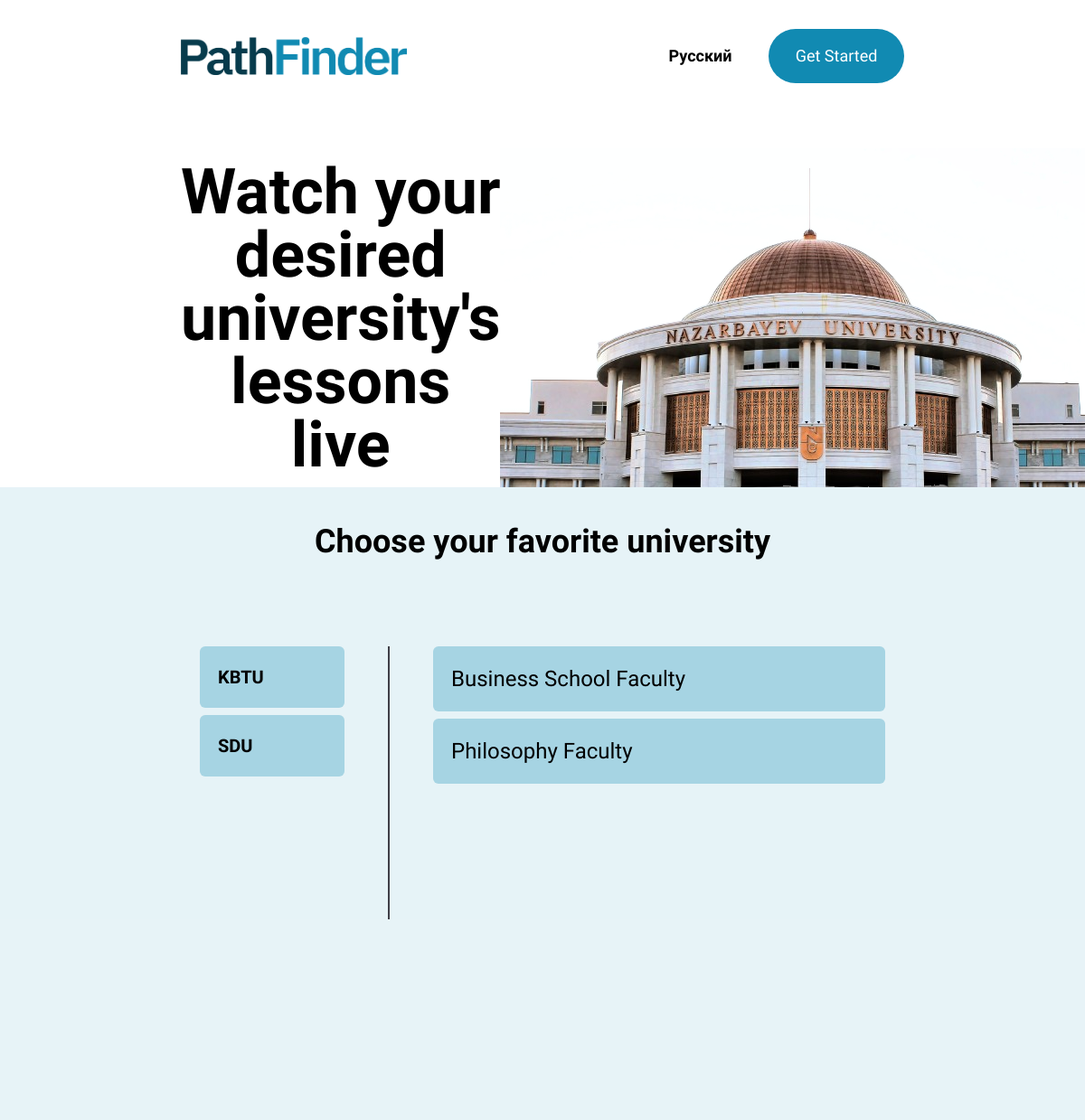
Page /university/ on the earlier database version.
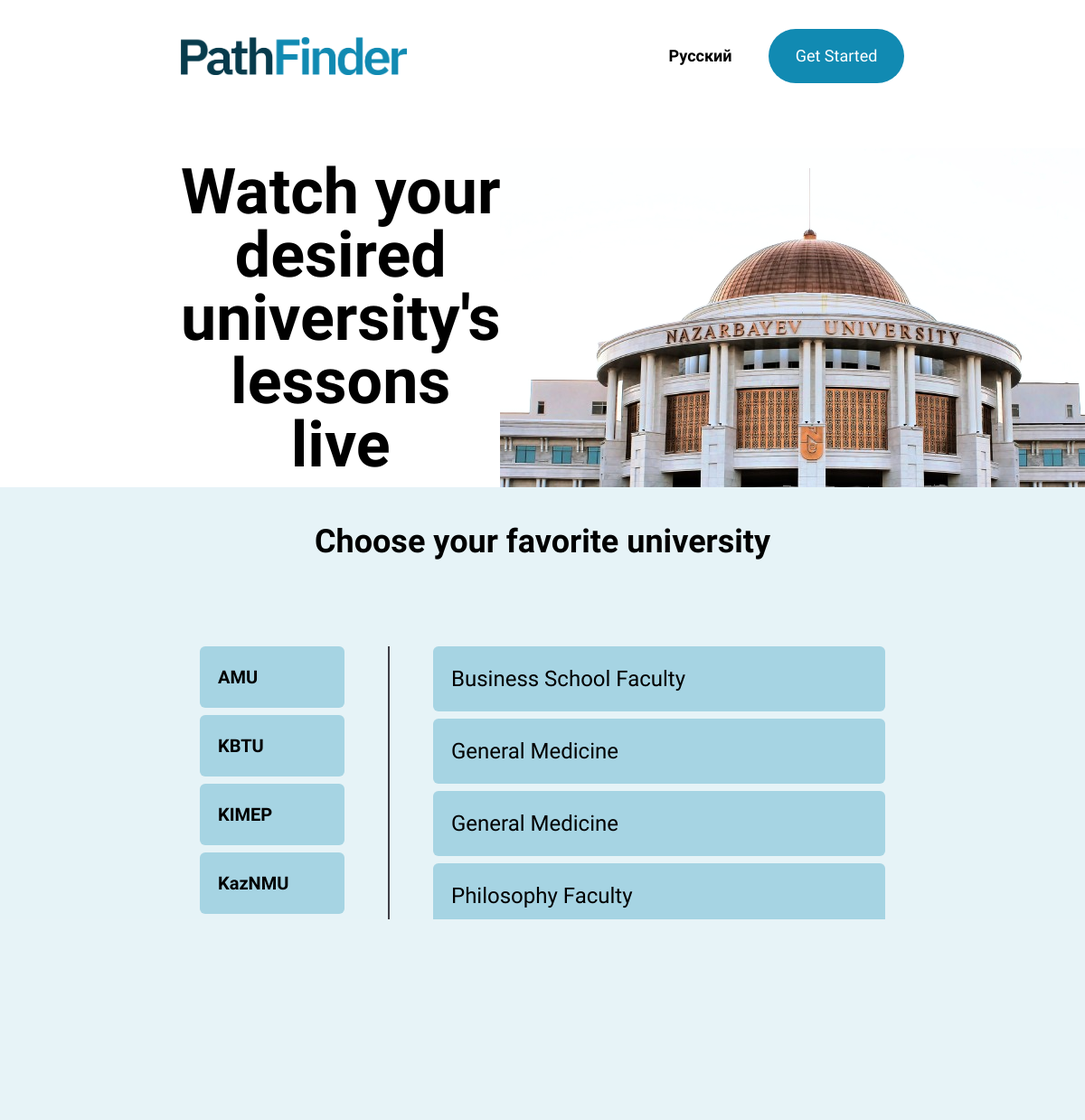
Same page on the later database version.
### main/models.py (models this page shows, shortened)
class Category(models.Model):
    name = models.CharField(max_length = 50, unique = True, default='temp')
    slug = models.SlugField(max_length = 50, unique = True)
    class Meta:
        ordering = ['name']
        indexes = [models.Index(fields = ['name'])]
        verbose_name = 'university'
        verbose_name_plural = 'universities'
    def get_absolute_url(self):
        return reverse('main:product_list_by_category', args = [self.slug])

class Product(models.Model):
    category = models.ForeignKey(Category, related_name = 'products', on_delete = models.CASCADE)
    name = models.CharField(max_length = 50)
    slug = models.SlugField(max_length = 50, unique = True)
    link = models.URLField()
    class Meta:
        ordering = ['name']
        indexes = [
            models.Index(fields = ['slug']),
            models.Index(fields = ['name']),
        ]
    def get_absolute_url(self):
        return reverse('main:product_detail', args = [self.slug])

### main/views.py (the view)
# urls.py: path('university/', views.product_list, name = 'product_list'),
def product_list(request, category_slug = None):
    category = None
    categories = Category.objects.all()
    products = Product.objects.all()
    if category_slug:
        category = get_object_or_404(Category, slug = category_slug)
        products = Product.objects.filter(category=category)
    return render(request, 'category/university.html', {'category': category,
                                                        'categories': categories,
                                                        'products': products,
                                                        'slug_url': category_slug})

### main/templates/category/university.html (shortened to what this page needs)
{% extends 'base.html' %}
{% load static %}
{% load i18n %}
{% block content %}
    <section class="pt-10 flex justify-between items-center mx-50">
        <p class="text-[70px] leading-none text-center font-extrabold ">{% trans "Watch your desired university's lessons live" %}</p>
        <img src="{% static 'images/uni.png' %}">
    </section>
    <section class="h-[700px] flex flex-col justify-evenly items-center px-50 py-10 bg-primary/10">
        <p class="text-4xl font-bold">{% trans 'Choose your favorite university'%}</p>
        <div class="w-full h-full flex gap-12 items-start justify-center mt-24 flex-row">
            <div class="flex justify-center items-start w-1/5">
                <ul class="flex flex-col gap-2 w-full">
                    {% for c in categories %}
                        <a class="text-xl font-bold" href="{{ c.get_absolute_url }}">
                            <li {% if category.slug == c.slug %}id="selected"{% endif %} class="rounded-md p-5 bg-primary/30 w-full active:bg-primary-l active:text-white">
                                {{ c.name }}
                            </li>
                        </a>
                    {% endfor %}
                </ul>
            </div>
            <div class="h-6/7 w-[2px] bg-zinc-700"></div>
            <div class="w-[500px]">
                <div class="" id="product-list">
                    <div class="flex flex-col gap-2 w-full" id="items">
                        {% for product in products %}
                        <a href="{{ product.get_absolute_url }}" class="text-2xl" >
                            <div class="rounded-md p-5 bg-primary/30 w-full active:bg-primary-l active:text-white" id="item">
                                {{ product.name }}
                            </div>
                        </a>
                        {% endfor %}
                    </div>
                </div>
            </div>
        </div>
    </section>
{% endblock content %}

Differences in the rows shown:
no longer on this page (row unchanged): Category: name "SDU"
added Category: name "AMU"
added Category: name "KIMEP"
added Category: name "KazNMU"
added Product: name "General Medicine"
added Product: name "General Medicine"
